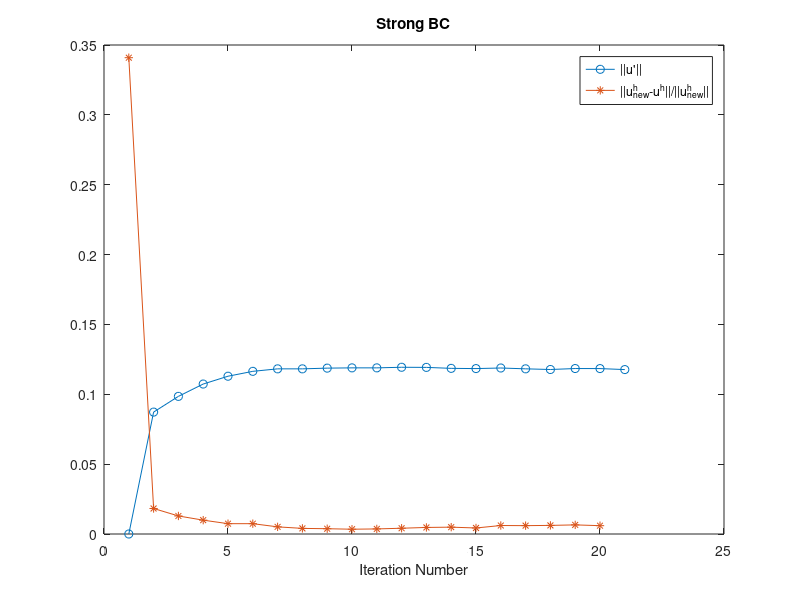
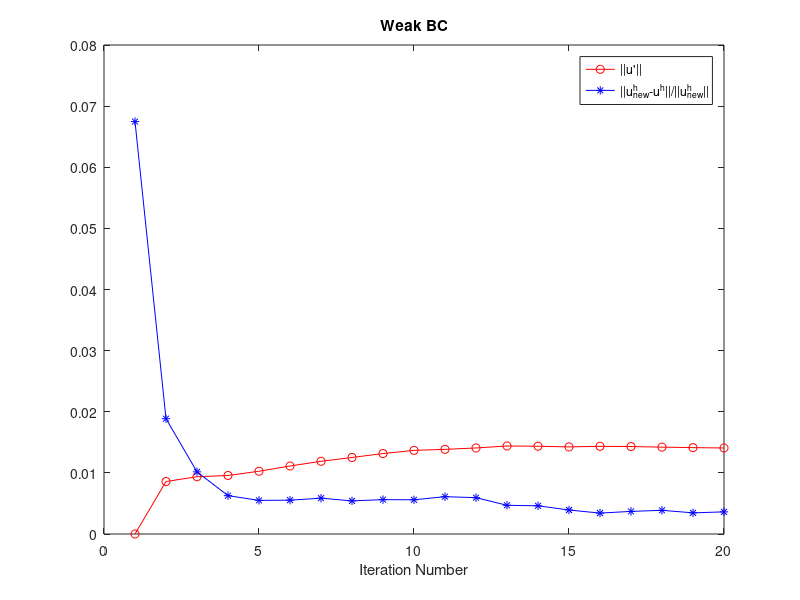

The MATLAB source for these figures, in order:
upL2norm1= [0,0.087252287631494,0.098508984852630,0.107337642518909,0.112930099817886,0.116427866220282,...
     0.118207683517129,0.118207683517129,0.118717898265174,0.118914959413431, 0.118914959413431...
     0.119341847350757,0.119255396161447,0.118560655365988,0.118395897583985,0.118816820396563,...
      0.118220776718174,0.117740363506624,0.118434309284490,0.118405083143653,0.117682743457427];


normu =[0.340915089771206,0.018266037691075,0.012912250340305,0.009912745545089,0.007392778915540...
    0.007392778915540,0.005115015323459,0.004019920750739,0.003780937849401,0.003422829741439,0.003635455152685,...
    0.004126334259221,0.004692181176545,0.004902856742286, 0.004308223531699,0.006078961640789,0.005983664294526,...
    0.006160882313773,0.006528028469832,0.005962393773042];
Iteration = 1:length(upL2norm1);

plot(Iteration,upL2norm1,'o-')
hold on
plot(1:length(normu),normu,'*-')
legend('||u''||','||u^{h}_{new}-u^{h}||/||u^{h}_{new}||')
xlabel('Iteration Number')
title('Strong BC')

upL2norm1weak =[0, 0.008582154502747,0.009372228546919,0.009574263337610,0.0102694088743750,0.011125380860413,...
    0.011892958490890, 0.012519582674684,0.013161425462516,0.013683867495687,0.013850423087441,0.014076473724296,...
    0.014398063630273,0.014357136602936,0.014251967189119,0.014345571223754,0.014306981964045,0.014213379278383,...
    0.014129838713076,0.014072628514644];



normuweak =[ 0.067473535858021, 0.018867057240020, 0.010168180211281, 0.006272908993161, 0.005499043188946, ...
0.005533673162277, 0.005859701859773,0.005418516142788,0.005620741866853, 0.005597318694812, 0.006107691849069,...
0.005944895311200,0.004697043600258,0.004613322505114,0.003924825112426,0.003420495609449,0.003698830000895,...
0.003876445793538,0.003460304078847,0.003622105601882];
figure(2)
Iteration = 1:length(upL2norm1weak);
plot(Iteration,upL2norm1weak,'ro-')
hold on
plot(1:length(normuweak),normuweak,'b*-')
legend('||u''||','||u^{h}_{new}-u^{h}||/||u^{h}_{new}||')
xlabel('Iteration Number')
title('Weak BC')


